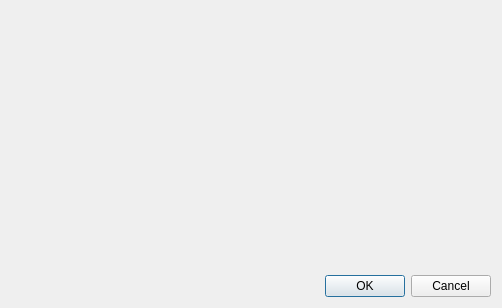
<?xml version="1.0" encoding="UTF-8"?>
<ui version="4.0">
 <class>Dialog</class>
 <widget class="QDialog" name="Dialog">
  <property name="geometry">
   <rect>
    <x>0</x>
    <y>0</y>
    <width>502</width>
    <height>308</height>
   </rect>
  </property>
  <property name="windowTitle">
   <string>Dialog</string>
  </property>
  <layout class="QVBoxLayout" name="verticalLayout">
   <item>
    <widget class="QWidget" name="widget" native="true">
     <layout class="QGridLayout" name="gridLayout">
      <item row="0" column="0">
       <layout class="QVBoxLayout" name="verticalLayout_2"/>
      </item>
     </layout>
    </widget>
   </item>
   <item>
    <widget class="QDialogButtonBox" name="buttonBox">
     <property name="orientation">
      <enum>Qt::Horizontal</enum>
     </property>
     <property name="standardButtons">
      <set>QDialogButtonBox::Cancel|QDialogButtonBox::Ok</set>
     </property>
    </widget>
   </item>
  </layout>
 </widget>
 <tabstops>
  <tabstop>buttonBox</tabstop>
 </tabstops>
 <resources/>
 <connections>
  <connection>
   <sender>buttonBox</sender>
   <signal>accepted()</signal>
   <receiver>Dialog</receiver>
   <slot>accept()</slot>
   <hints>
    <hint type="sourcelabel">
     <x>227</x>
     <y>277</y>
    </hint>
    <hint type="destinationlabel">
     <x>157</x>
     <y>274</y>
    </hint>
   </hints>
  </connection>
  <connection>
   <sender>buttonBox</sender>
   <signal>rejected()</signal>
   <receiver>Dialog</receiver>
   <slot>reject()</slot>
   <hints>
    <hint type="sourcelabel">
     <x>295</x>
     <y>283</y>
    </hint>
    <hint type="destinationlabel">
     <x>286</x>
     <y>274</y>
    </hint>
   </hints>
  </connection>
 </connections>
</ui>
